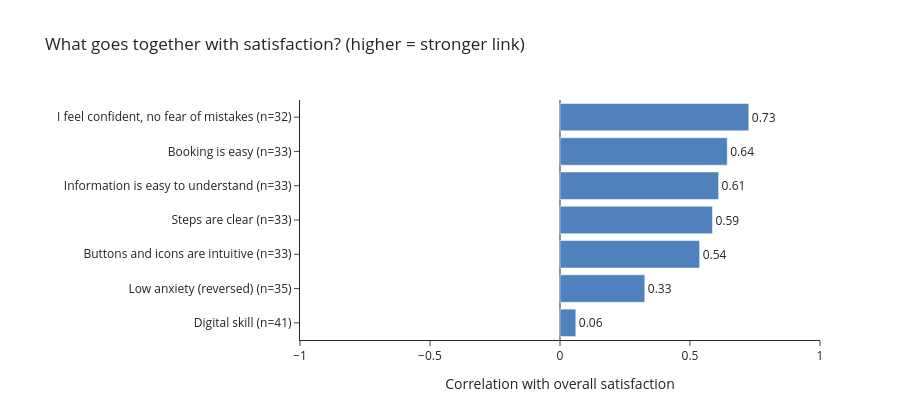

The cell this chart's notebook holds for it:
### Code cell
driver_labels = {
    "l_easy": "Booking is easy",
    "l_confident": "I feel confident, no fear of mistakes",
    "l_clear_steps": "Steps are clear",
    "l_icons": "Buttons and icons are intuitive",
    "l_info": "Information is easy to understand",
    "anxiety_rev": "Low anxiety (reversed)",   # reversed so that higher = better, like the others
    "digital_skill": "Digital skill",
}

rows = []
for col, name in driver_labels.items():
    d = df[[col, "satisfaction"]].dropna()
    rho, p = spearmanr(d[col], d["satisfaction"])
    rows.append((name, rho, len(d)))

drivers = pd.DataFrame(rows, columns=["item", "rho", "n"]).sort_values("rho")

fig = go.Figure(go.Bar(
    x=drivers["rho"], y=[f"{i} (n={n})" for i, n in zip(drivers["item"], drivers["n"])],
    orientation="h",
    marker_color=["#4f81bd" if r >= 0 else "#c0504d" for r in drivers["rho"]],
    text=drivers["rho"].round(2), textposition="outside",
    hovertemplate="%{y}<br>correlation: %{x:.2f}<extra></extra>",
))
fig.update_layout(
    title="What goes together with satisfaction? (higher = stronger link)",
    xaxis=dict(range=[-1, 1], title="Correlation with overall satisfaction", zeroline=True),
    height=420, width=900, template="simple_white", margin=dict(l=300),
)
fig.show()

### Figure 1 — Plotly figure (JSON) as saved in the notebook; plotly's stock layout.template omitted (floating-point values rounded to 4 significant figures)
{"data": [{"hovertemplate": "%{y}<br>correlation: %{x:.2f}<extra></extra>", "marker": {"color": ["#4f81bd", "#4f81bd", "#4f81bd", "#4f81bd", "#4f81bd", "#4f81bd", "#4f81bd"]}, "orientation": "h", "text": [0.06, 0.33, 0.54, 0.59, 0.61, 0.64, 0.73], "textposition": "outside", "type": "bar", "x": [0.06076, 0.3261, 0.5372, 0.5863, 0.6099, 0.6432, 0.7261], "y": ["Digital skill (n=41)", "Low anxiety (reversed) (n=35)", "Buttons and icons are intuitive (n=33)", "Steps are clear (n=33)", "Information is easy to understand (n=33)", "Booking is easy (n=33)", "I feel confident, no fear of mistakes (n=32)"]}], "layout": {"height": 420, "margin": {"l": 300}, "title": {"text": "What goes together with satisfaction? (higher = stronger link)"}, "width": 900, "xaxis": {"range": [-1, 1], "title": {"text": "Correlation with overall satisfaction"}, "zeroline": true}}}
